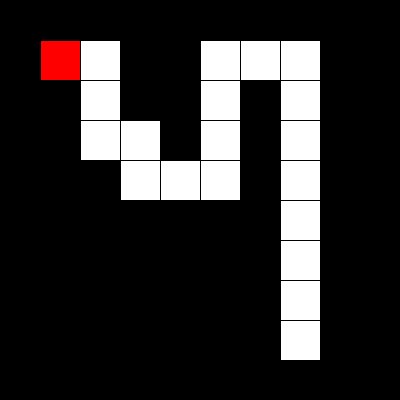
Frame 1 (no input)
Frame 60 (the mouse pressed at the canvas centre just before this capture): identical to frame 1, image omitted
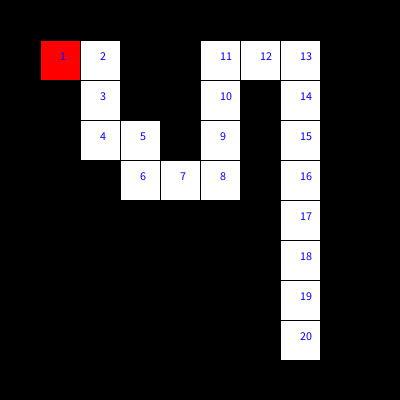
Frame 120 (the mouse held since frame 60 and released just before this capture)

The Processing sketch that drew these frames (run headless with seeded random() and noise(); from frame 60 on, the mouse is pressed at the canvas centre):

// Processing sketch: week15_8_maze_DFS_visited_step_mousePressed_move_boolean
// ── week15_8_maze_DFS_visited_step_mousePressed_move_boolean.pde
int [][] maze = {
  {1,1,1,1,1,1,1,1,1,1},
  {1,0,0,1,1,0,0,0,1,1},
  {1,1,0,1,1,0,1,0,1,1},
  {1,1,0,0,1,0,1,0,1,1},
  {1,1,1,0,0,0,1,0,1,1},
  {1,1,1,1,1,1,1,0,1,1},
  {1,1,1,1,1,1,1,0,1,1},
  {1,1,1,1,1,1,1,0,1,1},
  {1,1,1,1,1,1,1,0,1,1},
  {1,1,1,1,1,1,1,1,1,1},
};
int [][] visited = new int [10][10];
int startI = 1,startJ = 1, I = 1, J=1, step = 1;
void setup(){
  size(400,400);
  //visited[I][J] = step;
}
void draw(){
  for(int i=0;i<maze.length;i++){
    for(int j=0;j<maze[0].length;j++){
      if(maze[i][j]==1) fill(0);
      else fill(255);
      rect(j*40,i*40,40,40);
    }
  }
  fill(255,0,0);
  rect(startJ*40,startI*40,40,40);
  for(int i=0;i<maze.length;i++){
    for(int j=0;j<maze.length;j++){
      if(visited[i][j]>0){
        fill(0,0,255);
        text(""+visited[i][j],j*40+20,i*40+20);
      }
    }
  }
}
boolean DFS(int i, int j,int s){
  if(i==8 && j==8) return true;
  if(maze[i][j]==1) return false;
  if(visited[i][j] > 0) return false;
  visited[i][j] = s;
  if(DFS(i+1,j,s+1)) return true;
  if(DFS(i-1,j,s+1)) return true;
  if(DFS(i,j+1,s+1)) return true;
  if(DFS(i,j-1,s+1)) return true;
  visited[i][j] = 0;
  return false;
}
void mousePressed(){
  visited[1][1] = 0;
  DFS(1,1,1);
}
